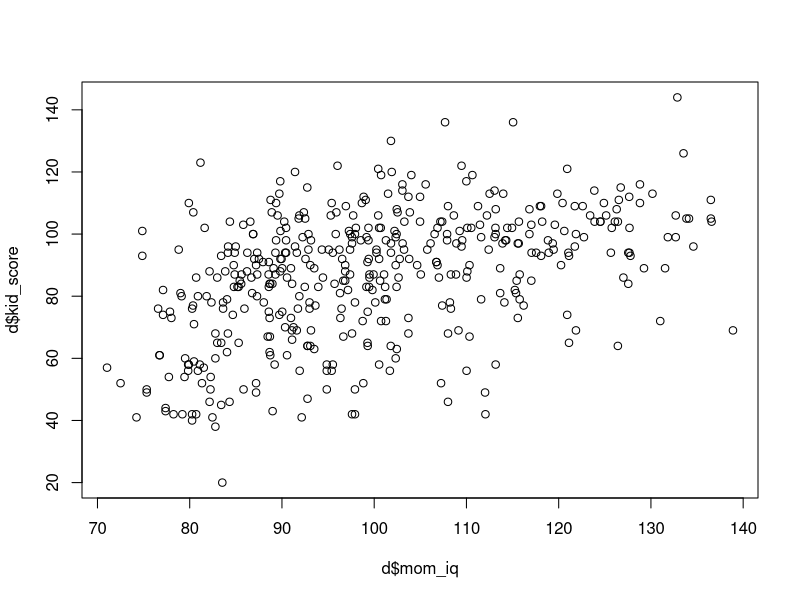
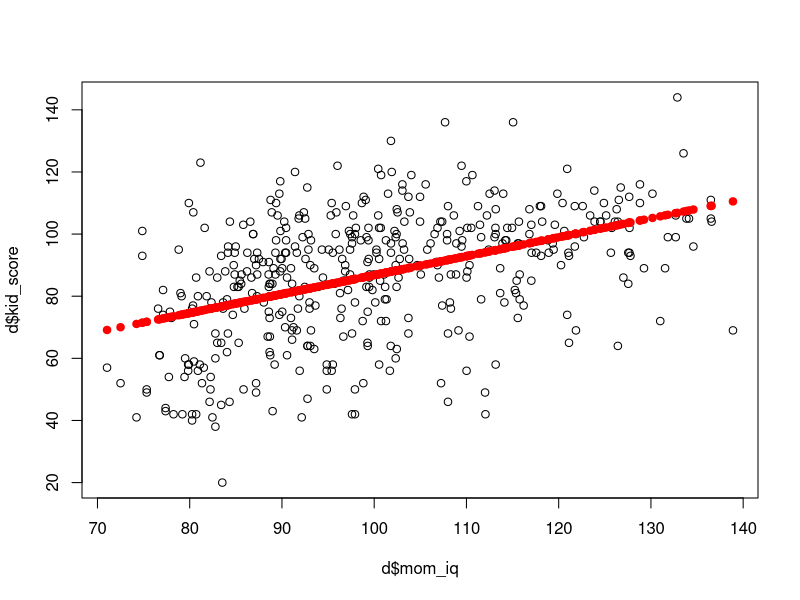
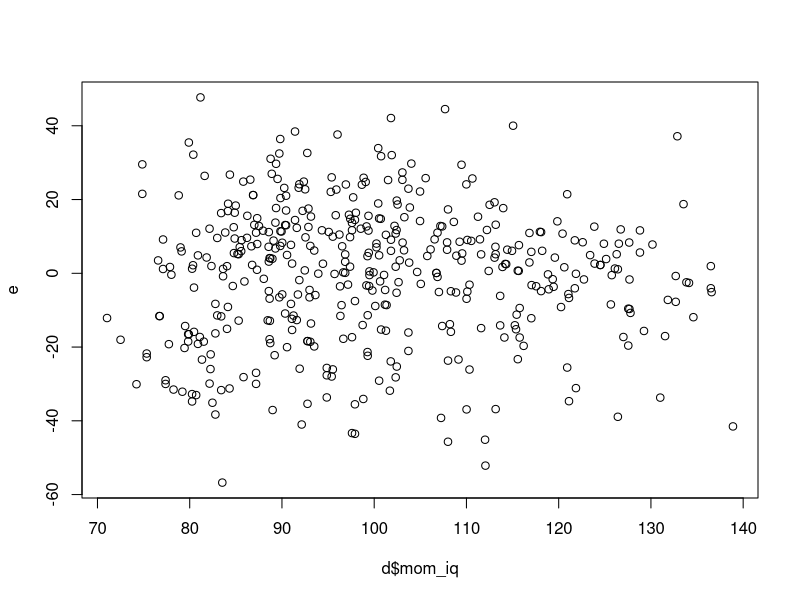

Source code (R) for these figures, in order:
## ---- chunk 1
d = read.csv("datos/kidiq.csv")
str(d)
## ---- chunk 2
plot(d$mom_iq, d$kid_score)
## ---- chunk 3
y = matrix(d$kid_score, ncol = 1)
head(y)
## ---- chunk 4
n = nrow(d)
X = cbind(rep(1,n), d$mom_iq)
head(X)
## ---- chunk 5
Xt_X = t(X) %*% X
Xt_y = t(X) %*% y
( B = solve(Xt_X) %*% Xt_y )
## ---- chunk 6
y_e = X %*% B
## ---- chunk 7
plot(d$mom_iq, d$kid_score)
points(d$mom_iq, y_e, col = "red", pch = 19)
## ---- chunk 8
e = y - y_e
## ---- chunk 9
plot(d$mom_iq, e)
## ---- chunk 10
(RSS = sum(e^2))
(TSS = sum((y-mean(y))^2))
(R2 = 1 - RSS/TSS)
## ---- chunk 11
(n-1)*var(y)
